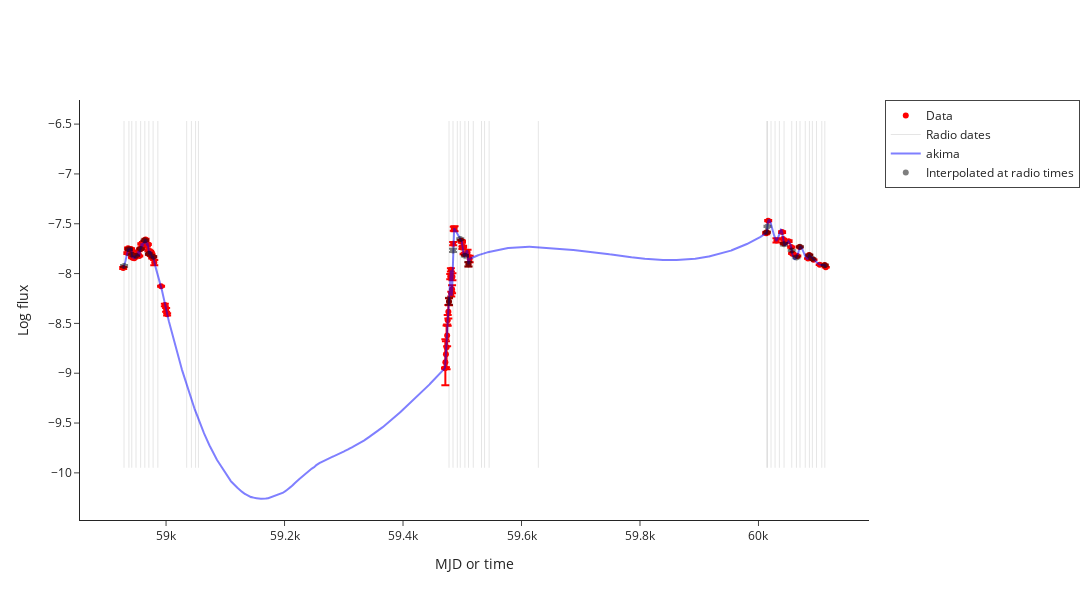

Notebook source saved alongside this figure:
### Code cell
interpolated_data_nicer = make_interpolated_Lr_Lx_df(radio_df, xray_nicer_df, source_df, plotly=True, save=False)

### Figure 1 — Plotly figure (JSON) as saved in the notebook; plotly's stock layout.template omitted (floating-point values rounded to 4 significant figures; data arrays with more than 128 entries replaced by an {"elided": "..."} marker saying what was removed)
{"data": [{"error_y": {"array": [0.009516, 0.008487, 0.007478, 0.007448, 0.01325, 0.007132, 0.006609, 0.004, 0.004, 0.004, 0.0023, 0.0027, 0.006, 0.004, 0.003, 0.005, 0.008, 0.008, 0.006145, 0.009383, 0.009663, 0.009869, 0.008192, 0.007396, 0.006908, 0.007037, 0.005457, 0.004398, 0.006813, 0.005132, 0.005669, 0.007205, 0.004508, 0.005991, 0.006734, 0.002875, 0.005376, 0.02619, 0.005588, 0.01247, 0.01788, 0.01129, 0.007, 0.23, 0.13, 0.22, 0.1096, 0.05367, 0.06761, 0.03454, 0.02623, 0.01548, 0.02495, 0.03999, 0.03508, 0.01659, 0.02108, 0.02464, 0.006712, 0.009864, 0.01296, 0.009742, 0.002691, 0.02728, 0.02166, 0.03276, 0.009953, 0.005034, 0.006298, 0.02112, 0.009667, 0.004111, 0.008345, 0.009149, 0.006151, 0.0025, 0.0027, 0.004685, 0.005384, 0.0027, 0.005298, 0.003, 0.0028, 0.005, 0.003], "type": "data", "visible": true}, "marker": {"color": "red"}, "mode": "markers", "name": "Data", "type": "scatter", "x": [58930.0, 58930.0, 58940.0, 58940.0, 58940.0, 58940.0, 58940.0, 58940.0, 58940.0, 58950.0, 58950.0, 58950.0, 58950.0, 58950.0, 58950.0, 58950.0, 58960.0, 58960.0, 58960.0, 58960.0, 58960.0, 58960.0, 58960.0, 58970.0, 58970.0, 58970.0, 58970.0, 58970.0, 58970.0, 58970.0, 58970.0, 58970.0, 58970.0, 58980.0, 58980.0, 58980.0, 58980.0, 58980.0, 58990.0, 59000.0, 59000.0, 59000.0, 59470.0, 59470.0, 59470.0, 59470.0, 59470.0, 59480.0, 59480.0, 59480.0, 59480.0, 59480.0, 59480.0, 59480.0, 59480.0, 59480.0, 59490.0, 59490.0, 59500.0, 59500.0, 59500.0, 59500.0, 59500.0, 59510.0, 59510.0, 59510.0, 60010.0, 60010.0, 60020.0, 60030.0, 60040.0, 60040.0, 60040.0, 60050.0, 60060.0, 60060.0, 60060.0, 60070.0, 60070.0, 60080.0, 60090.0, 60090.0, 60100.0, 60110.0, 60110.0], "y": [-7.945, -7.794, -7.746, -7.755, -7.756, -7.754, -7.779, -7.837, -7.842, -7.821, -7.846, -7.822, -7.819, -7.811, -7.774, -7.824, -7.755, -7.746, -7.702, -7.728, -7.693, -7.701, -7.68, -7.659, -7.7, -7.721, -7.701, -7.709, -7.768, -7.808, -7.791, -7.777, -7.791, -7.807, -7.843, -7.831, -7.833, -7.889, -8.127, -8.315, -8.364, -8.409, -8.949, -8.89, -8.81, -8.74, -8.62, -8.47, -8.383, -8.283, -8.03, -7.963, -8.206, -8.158, -8.033, -7.7, -7.55, -7.551, -7.671, -7.68, -7.74, -7.73, -7.804, -7.788, -7.907, -7.853, -7.596, -7.584, -7.469, -7.667, -7.584, -7.654, -7.696, -7.675, -7.734, -7.795, -7.8, -7.823, -7.734, -7.849, -7.813, -7.862, -7.911, -7.913, -7.937]}, {"marker": {"color": "red", "symbol": "triangle-down"}, "mode": "markers", "name": "3-sigma upper limits", "type": "scatter", "x": [], "y": []}, {"line": {"color": "black", "dash": "solid", "width": 1}, "mode": "lines", "name": "Radio dates", "opacity": 0.1, "showlegend": true, "type": "scatter", "x": [58930.0, 58930.0], "y": [-9.949, -6.469]}, {"line": {"color": "black", "dash": "solid", "width": 1}, "mode": "lines", "opacity": 0.1, "showlegend": false, "type": "scatter", "x": [58940.0, 58940.0], "y": [-9.949, -6.469]}, {"line": {"color": "black", "dash": "solid", "width": 1}, "mode": "lines", "opacity": 0.1, "showlegend": false, "type": "scatter", "x": [58940.0, 58940.0], "y": [-9.949, -6.469]}, {"line": {"color": "black", "dash": "solid", "width": 1}, "mode": "lines", "opacity": 0.1, "showlegend": false, "type": "scatter", "x": [58950.0, 58950.0], "y": [-9.949, -6.469]}, {"line": {"color": "black", "dash": "solid", "width": 1}, "mode": "lines", "opacity": 0.1, "showlegend": false, "type": "scatter", "x": [58960.0, 58960.0], "y": [-9.949, -6.469]}, {"line": {"color": "black", "dash": "solid", "width": 1}, "mode": "lines", "opacity": 0.1, "showlegend": false, "type": "scatter", "x": [58960.0, 58960.0], "y": [-9.949, -6.469]}, {"line": {"color": "black", "dash": "solid", "width": 1}, "mode": "lines", "opacity": 0.1, "showlegend": false, "type": "scatter", "x": [58970.0, 58970.0], "y": [-9.949, -6.469]}, {"line": {"color": "black", "dash": "solid", "width": 1}, "mode": "lines", "opacity": 0.1, "showlegend": false, "type": "scatter", "x": [58980.0, 58980.0], "y": [-9.949, -6.469]}, {"line": {"color": "black", "dash": "solid", "width": 1}, "mode": "lines", "opacity": 0.1, "showlegend": false, "type": "scatter", "x": [58990.0, 58990.0], "y": [-9.949, -6.469]}, {"line": {"color": "black", "dash": "solid", "width": 1}, "mode": "lines", "opacity": 0.1, "showlegend": false, "type": "scatter", "x": [59030.0, 59030.0], "y": [-9.949, -6.469]}, {"line": {"color": "black", "dash": "solid", "width": 1}, "mode": "lines", "opacity": 0.1, "showlegend": false, "type": "scatter", "x": [59040.0, 59040.0], "y": [-9.949, -6.469]}, {"line": {"color": "black", "dash": "solid", "width": 1}, "mode": "lines", "opacity": 0.1, "showlegend": false, "type": "scatter", "x": [59050.0, 59050.0], "y": [-9.949, -6.469]}, {"line": {"color": "black", "dash": "solid", "width": 1}, "mode": "lines", "opacity": 0.1, "showlegend": false, "type": "scatter", "x": [59050.0, 59050.0], "y": [-9.949, -6.469]}, {"line": {"color": "black", "dash": "solid", "width": 1}, "mode": "lines", "opacity": 0.1, "showlegend": false, "type": "scatter", "x": [59480.0, 59480.0], "y": [-9.949, -6.469]}, {"line": {"color": "black", "dash": "solid", "width": 1}, "mode": "lines", "opacity": 0.1, "showlegend": false, "type": "scatter", "x": [59480.0, 59480.0], "y": [-9.949, -6.469]}, {"line": {"color": "black", "dash": "solid", "width": 1}, "mode": "lines", "opacity": 0.1, "showlegend": false, "type": "scatter", "x": [59490.0, 59490.0], "y": [-9.949, -6.469]}, {"line": {"color": "black", "dash": "solid", "width": 1}, "mode": "lines", "opacity": 0.1, "showlegend": false, "type": "scatter", "x": [59500.0, 59500.0], "y": [-9.949, -6.469]}, {"line": {"color": "black", "dash": "solid", "width": 1}, "mode": "lines", "opacity": 0.1, "showlegend": false, "type": "scatter", "x": [59500.0, 59500.0], "y": [-9.949, -6.469]}, {"line": {"color": "black", "dash": "solid", "width": 1}, "mode": "lines", "opacity": 0.1, "showlegend": false, "type": "scatter", "x": [59510.0, 59510.0], "y": [-9.949, -6.469]}, {"line": {"color": "black", "dash": "solid", "width": 1}, "mode": "lines", "opacity": 0.1, "showlegend": false, "type": "scatter", "x": [59520.0, 59520.0], "y": [-9.949, -6.469]}, {"line": {"color": "black", "dash": "solid", "width": 1}, "mode": "lines", "opacity": 0.1, "showlegend": false, "type": "scatter", "x": [59530.0, 59530.0], "y": [-9.949, -6.469]}, {"line": {"color": "black", "dash": "solid", "width": 1}, "mode": "lines", "opacity": 0.1, "showlegend": false, "type": "scatter", "x": [59540.0, 59540.0], "y": [-9.949, -6.469]}, {"line": {"color": "black", "dash": "solid", "width": 1}, "mode": "lines", "opacity": 0.1, "showlegend": false, "type": "scatter", "x": [59550.0, 59550.0], "y": [-9.949, -6.469]}, {"line": {"color": "black", "dash": "solid", "width": 1}, "mode": "lines", "opacity": 0.1, "showlegend": false, "type": "scatter", "x": [59630.0, 59630.0], "y": [-9.949, -6.469]}, {"line": {"color": "black", "dash": "solid", "width": 1}, "mode": "lines", "opacity": 0.1, "showlegend": false, "type": "scatter", "x": [60010.0, 60010.0], "y": [-9.949, -6.469]}, {"line": {"color": "black", "dash": "solid", "width": 1}, "mode": "lines", "opacity": 0.1, "showlegend": false, "type": "scatter", "x": [60020.0, 60020.0], "y": [-9.949, -6.469]}, {"line": {"color": "black", "dash": "solid", "width": 1}, "mode": "lines", "opacity": 0.1, "showlegend": false, "type": "scatter", "x": [60020.0, 60020.0], "y": [-9.949, -6.469]}, {"line": {"color": "black", "dash": "solid", "width": 1}, "mode": "lines", "opacity": 0.1, "showlegend": false, "type": "scatter", "x": [60030.0, 60030.0], "y": [-9.949, -6.469]}, {"line": {"color": "black", "dash": "solid", "width": 1}, "mode": "lines", "opacity": 0.1, "showlegend": false, "type": "scatter", "x": [60040.0, 60040.0], "y": [-9.949, -6.469]}, {"line": {"color": "black", "dash": "solid", "width": 1}, "mode": "lines", "opacity": 0.1, "showlegend": false, "type": "scatter", "x": [60040.0, 60040.0], "y": [-9.949, -6.469]}, {"line": {"color": "black", "dash": "solid", "width": 1}, "mode": "lines", "opacity": 0.1, "showlegend": false, "type": "scatter", "x": [60060.0, 60060.0], "y": [-9.949, -6.469]}, {"line": {"color": "black", "dash": "solid", "width": 1}, "mode": "lines", "opacity": 0.1, "showlegend": false, "type": "scatter", "x": [60060.0, 60060.0], "y": [-9.949, -6.469]}, {"line": {"color": "black", "dash": "solid", "width": 1}, "mode": "lines", "opacity": 0.1, "showlegend": false, "type": "scatter", "x": [60070.0, 60070.0], "y": [-9.949, -6.469]}, {"line": {"color": "black", "dash": "solid", "width": 1}, "mode": "lines", "opacity": 0.1, "showlegend": false, "type": "scatter", "x": [60080.0, 60080.0], "y": [-9.949, -6.469]}, {"line": {"color": "black", "dash": "solid", "width": 1}, "mode": "lines", "opacity": 0.1, "showlegend": false, "type": "scatter", "x": [60090.0, 60090.0], "y": [-9.949, -6.469]}, {"line": {"color": "black", "dash": "solid", "width": 1}, "mode": "lines", "opacity": 0.1, "showlegend": false, "type": "scatter", "x": [60090.0, 60090.0], "y": [-9.949, -6.469]}, {"line": {"color": "black", "dash": "solid", "width": 1}, "mode": "lines", "opacity": 0.1, "showlegend": false, "type": "scatter", "x": [60100.0, 60100.0], "y": [-9.949, -6.469]}, {"line": {"color": "black", "dash": "solid", "width": 1}, "mode": "lines", "opacity": 0.1, "showlegend": false, "type": "scatter", "x": [60110.0, 60110.0], "y": [-9.949, -6.469]}, {"line": {"color": "black", "dash": "solid", "width": 1}, "mode": "lines", "opacity": 0.1, "showlegend": false, "type": "scatter", "x": [60110.0, 60110.0], "y": [-9.949, -6.469]}, {"line": {"color": "blue", "dash": "solid"}, "mode": "lines", "name": "akima", "opacity": 0.5, "type": "scatter", "x": {"elided": "2370 float values"}, "y": {"elided": "2370 float values"}}, {"error_y": {"array": [0.009681, 0.008334, 0.004615, 0.002534, 0.005782, 0.008243, 0.005524, 0.004632, NaN, NaN, NaN, NaN, NaN, 0.03488, 0.01631, NaN, 0.007636, 0.006551, 0.02182, NaN, NaN, NaN, NaN, NaN, 0.004833, 0.005312, NaN, NaN, NaN, 0.01235, 0.0051, 0.007665, 0.005454, NaN, 0.005126, 0.002737, NaN, NaN, 0.004689], "type": "data", "visible": true}, "marker": {"color": "black"}, "mode": "markers", "name": "Interpolated at radio times", "opacity": 0.5, "type": "scatter", "x": [58930.0, 58940.0, 58940.0, 58950.0, 58960.0, 58960.0, 58970.0, 58980.0, 58990.0, 59030.0, 59040.0, 59050.0, 59050.0, 59480.0, 59480.0, 59490.0, 59500.0, 59500.0, 59510.0, 59520.0, 59530.0, 59540.0, 59550.0, 59630.0, 60010.0, 60020.0, 60020.0, 60030.0, 60040.0, 60040.0, 60060.0, 60060.0, 60070.0, 60080.0, 60090.0, 60090.0, 60100.0, 60110.0, 60110.0], "y": [-7.923, -7.755, -7.81, -7.821, -7.753, -7.665, -7.802, -7.831, NaN, NaN, NaN, NaN, NaN, -8.277, -7.768, NaN, -7.653, -7.821, -7.906, NaN, NaN, NaN, NaN, NaN, -7.585, -7.527, NaN, NaN, NaN, -7.706, -7.768, -7.837, -7.73, NaN, -7.816, -7.851, NaN, NaN, -7.916]}, {"marker": {"color": "black", "symbol": "triangle-down"}, "mode": "markers", "showlegend": false, "type": "scatter", "x": [], "y": []}], "layout": {"height": 600, "legend": {"borderwidth": 1}, "width": 1200, "xaxis": {"title": {"text": "MJD or time"}}, "yaxis": {"title": {"text": "Log flux"}}}}
